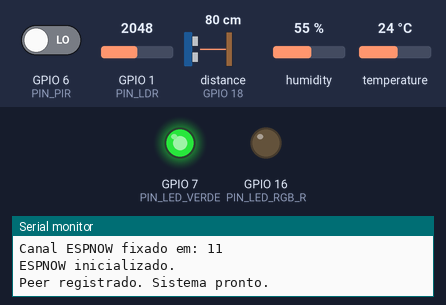
Bench run of a sketch on a simulated ESP32-S3. Parts: output pins drawn as LEDs (lit = HIGH), the last lines printed to the serial monitor. Wiring (inferred from the names in the program): ultrasonic range finder: trigger GPIO 5; echo GPIO 18. Dashed ring = blinking. The inputs (shaded band) are chosen by the test bench; at power-on: distance to the obstacle (sensor on GPIO 18) 80 cm, GPIO 1 (PIN_LDR) = 2048, GPIO 6 (PIN_PIR) LOW, humidity 55 %, temperature 24 °C (analog values on the 0–4095 scale). The echo pulse lasts 58.3 µs per cm; pins used as bus, display or sensor lines are not drawn.

Above: at 1.7 s.
1.8 s: distance to the obstacle (sensor on GPIO 18) set to 27 cm
4.7 s: distance to the obstacle (sensor on GPIO 18) set to 22 cm
At 6.7 s:
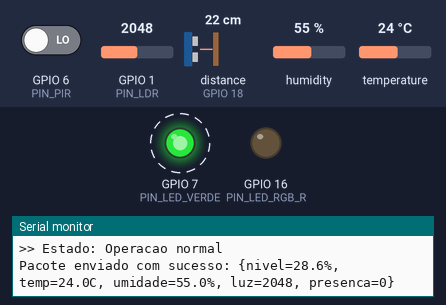
13.5 s: distance to the obstacle (sensor on GPIO 18) set to 35 cm
At 14.3 s:
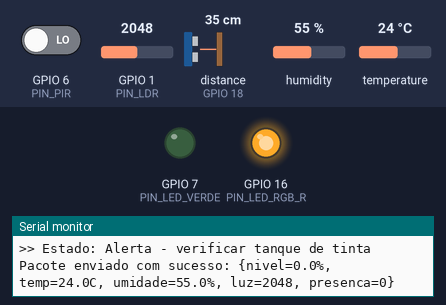
16.4 s: distance to the obstacle (sensor on GPIO 18) set to 2 cm
At 19.4 s:
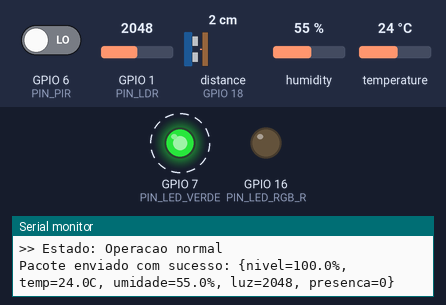
Timing chart, 0 to 24.5 s (numbered marks = the images above; inputs shaded):
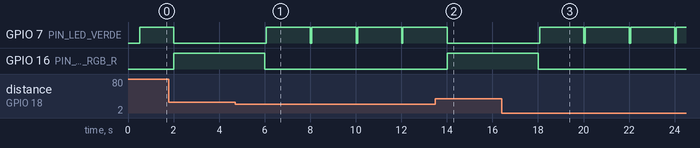

The sketch:

esp32_chao_de_fabrica.ino
```cpp
#include <WiFi.h>
#include <esp_now.h>
#include <esp_wifi.h>
#include <DHT.h>

// ============================================================================
// CONFIGURACAO DE PINOS
// ============================================================================
#define PIN_TRIG         5
#define PIN_ECHO        18
#define PIN_DHT          4
#define PIN_LDR          1
#define PIN_PIR          6

#define PIN_LED_VERDE    7
#define PIN_LED_RGB_R   16

#define DHT_TYPE        DHT22

// ============================================================================
// PARAMETROS DO TANQUE
// ============================================================================
#define DIST_TANQUE_VAZIO_CM   30.0
#define DIST_TANQUE_CHEIO_CM    2.0
#define NIVEL_ALERTA_PCT       20.0

// ============================================================================
// CONFIGURACAO ESPNOW
// ============================================================================
// >>> TROQUE pelo MAC REAL do ESP32 RECEPTOR (monitoramento).
//     Descubra rodando Serial.println(WiFi.macAddress()) no receptor.
uint8_t macReceptor[] = { 0xAA, 0xBB, 0xCC, 0xDD, 0xEE, 0xFF };

// >>> Canal Wi-Fi do receptor. Ele informa no Serial:
//     ">>> Informe ao ESP32 chao de fabrica: Canal WiFi = 11 <<<"
#define CANAL_ESPNOW   11

// ============================================================================
// ESTRUTURA DO PACOTE
// ============================================================================
typedef struct __attribute__((packed)) {
  float    nivel_tinta;
  float    temperatura;
  float    umidade;
  uint16_t luminosidade;
  uint8_t  presenca;
  uint32_t timestamp;
} PacoteSensores;

PacoteSensores pacote;

// ============================================================================
// VARIAVEIS GLOBAIS
// ============================================================================
DHT dht(PIN_DHT, DHT_TYPE);

unsigned long ultimaLeitura = 0;
const unsigned long INTERVALO_MS = 2000;

volatile bool ultimoEnvioOk = false;
bool alertaTinta = false;

// ============================================================================
// CALLBACK DE ENVIO
// ============================================================================
void onDataSent(const wifi_tx_info_t *info, esp_now_send_status_t status) {
  ultimoEnvioOk = (status == ESP_NOW_SEND_SUCCESS);

  if (ultimoEnvioOk) {
    Serial.printf(
      "Pacote enviado com sucesso: {nivel=%.1f%%, temp=%.1fC, umidade=%.1f%%, luz=%u, presenca=%u}\n",
      pacote.nivel_tinta,
      pacote.temperatura,
      pacote.umidade,
      pacote.luminosidade,
      pacote.presenca
    );
  } else {
    Serial.println("Falha no envio ESPNOW");
  }
}

// ============================================================================
// LEITURA DO NIVEL DO TANQUE
// ============================================================================
float lerNivelTanque() {

  digitalWrite(PIN_TRIG, LOW);
  delayMicroseconds(2);

  digitalWrite(PIN_TRIG, HIGH);
  delayMicroseconds(10);

  digitalWrite(PIN_TRIG, LOW);

  long duracao = pulseIn(PIN_ECHO, HIGH, 30000);

  if (duracao == 0) {
    return -1.0;
  }

  float distancia = (duracao * 0.0343) / 2.0;

  float nivel =
    ((DIST_TANQUE_VAZIO_CM - distancia) /
    (DIST_TANQUE_VAZIO_CM - DIST_TANQUE_CHEIO_CM))
    * 100.0;

  if (nivel < 0) nivel = 0;
  if (nivel > 100) nivel = 100;

  return nivel;
}

// ============================================================================
// PISCAR LED
// ============================================================================
void piscarLed(uint8_t pino, uint8_t vezes, uint16_t ms) {

  for (uint8_t i = 0; i < vezes; i++) {

    digitalWrite(pino, HIGH);
    delay(ms);

    digitalWrite(pino, LOW);
    delay(ms);
  }
}

// ============================================================================
// SETUP
// ============================================================================
void setup() {

  Serial.begin(115200);
  delay(500);

  Serial.println("\n=== ESP32-S3 CHAO DE FABRICA ===");

  pinMode(PIN_TRIG, OUTPUT);
  pinMode(PIN_ECHO, INPUT);

  pinMode(PIN_PIR, INPUT);

  pinMode(PIN_LED_VERDE, OUTPUT);
  pinMode(PIN_LED_RGB_R, OUTPUT);

  digitalWrite(PIN_LED_VERDE, LOW);
  digitalWrite(PIN_LED_RGB_R, LOW);

  analogReadResolution(12);

  dht.begin();

  WiFi.mode(WIFI_STA);
  WiFi.disconnect();

  // Fixa o canal no mesmo do receptor (obrigatorio para ESPNOW funcionar).
  esp_wifi_set_channel(CANAL_ESPNOW, WIFI_SECOND_CHAN_NONE);

  Serial.print("MAC deste ESP32: ");
  Serial.println(WiFi.macAddress());
  Serial.printf("Canal ESPNOW fixado em: %d\n", CANAL_ESPNOW);

  // Inicializa ESPNOW
  if (esp_now_init() != ESP_OK) {

    Serial.println("ERRO ao inicializar ESPNOW!");

    while (true) {
      piscarLed(PIN_LED_RGB_R, 1, 200);
    }
  }

  Serial.println("ESPNOW inicializado.");

  esp_now_register_send_cb(onDataSent);

  esp_now_peer_info_t peerInfo = {};

  memcpy(peerInfo.peer_addr, macReceptor, 6);
  peerInfo.channel = CANAL_ESPNOW;   // mesmo canal do receptor
  peerInfo.encrypt = false;

  if (esp_now_add_peer(&peerInfo) != ESP_OK) {

    Serial.println("ERRO ao adicionar peer!");

    while (true) {
      piscarLed(PIN_LED_RGB_R, 1, 500);
    }
  }

  Serial.println("Peer registrado. Sistema pronto.\n");

  digitalWrite(PIN_LED_VERDE, HIGH);
}

// ============================================================================
// LOOP
// ============================================================================
void loop() {

  unsigned long agora = millis();

  if (agora - ultimaLeitura < INTERVALO_MS) {
    return;
  }

  ultimaLeitura = agora;

  // ----------------------------------------------------
  // LEITURA DOS SENSORES
  // ----------------------------------------------------
  float nivel = lerNivelTanque();

  float temp = dht.readTemperature();
  float umid = dht.readHumidity();

  uint16_t luz = analogRead(PIN_LDR);

  uint8_t pres = digitalRead(PIN_PIR);

  if (isnan(temp)) temp = 0.0;
  if (isnan(umid)) umid = 0.0;
  if (nivel < 0) nivel = 0.0;

  // ----------------------------------------------------
  // MONTA O PACOTE
  // ----------------------------------------------------
  pacote.nivel_tinta = nivel;
  pacote.temperatura = temp;
  pacote.umidade = umid;
  pacote.luminosidade = luz;
  pacote.presenca = pres;
  pacote.timestamp = agora;

  // ----------------------------------------------------
  // SERIAL
  // ----------------------------------------------------
  Serial.println("------------------------------------------");

  Serial.printf("Nivel do tanque: %.1f%%\n", nivel);
  Serial.printf("Temperatura: %.1f C | Umidade: %.1f%%\n", temp, umid);
  Serial.printf("Luminosidade: %u\n", luz);

  Serial.println(
    pres ?
    "Presenca detectada" :
    "Sem presenca"
  );

  // ----------------------------------------------------
  // ALERTA DE NIVEL BAIXO
  // ----------------------------------------------------
  alertaTinta = (nivel < NIVEL_ALERTA_PCT);

  if (alertaTinta) {

    digitalWrite(PIN_LED_VERDE, LOW);
    digitalWrite(PIN_LED_RGB_R, HIGH);

    Serial.println(">> Alerta! Nivel de tinta baixo.");
    Serial.println(">> Estado: Alerta - verificar tanque de tinta");

  } else {

    digitalWrite(PIN_LED_RGB_R, LOW);
    digitalWrite(PIN_LED_VERDE, HIGH);

    Serial.println(">> Estado: Operacao normal");
  }

  // ----------------------------------------------------
  // ENVIO ESPNOW
  // ----------------------------------------------------
  esp_err_t resultado =
      esp_now_send(
        macReceptor,
        (uint8_t*)&pacote,
        sizeof(pacote)
      );

  if (resultado != ESP_OK) {

    Serial.println("Falha no envio ESPNOW");

    piscarLed(PIN_LED_RGB_R, 2, 80);

  } else {

    if (!alertaTinta) {

      digitalWrite(PIN_LED_VERDE, LOW);
      delay(60);
      digitalWrite(PIN_LED_VERDE, HIGH);
    }
  }
}
```

Measured:
- the behaviour switches between 25 and 24 cm on distance to the obstacle (sensor on GPIO 18) (found by bisection; images 0 and 1)
- after the input at 4.7 s, GPIO 7 (PIN_LED_VERDE): alternates HIGH for 1.9 s and LOW for 0.06 s, starting after 1.4 s; GPIO 16 (PIN_LED_RGB_R): HIGH → LOW after 1.3 s
- after the input at 13.5 s, GPIO 7 (PIN_LED_VERDE): goes on until 14.0 s, then stays LOW; GPIO 16 (PIN_LED_RGB_R): LOW → HIGH after 0.52 s
- after the input at 16.4 s, GPIO 7 (PIN_LED_VERDE): alternates HIGH for 1.9 s and LOW for 0.06 s, starting after 1.7 s; GPIO 16 (PIN_LED_RGB_R): HIGH → LOW after 1.6 s
